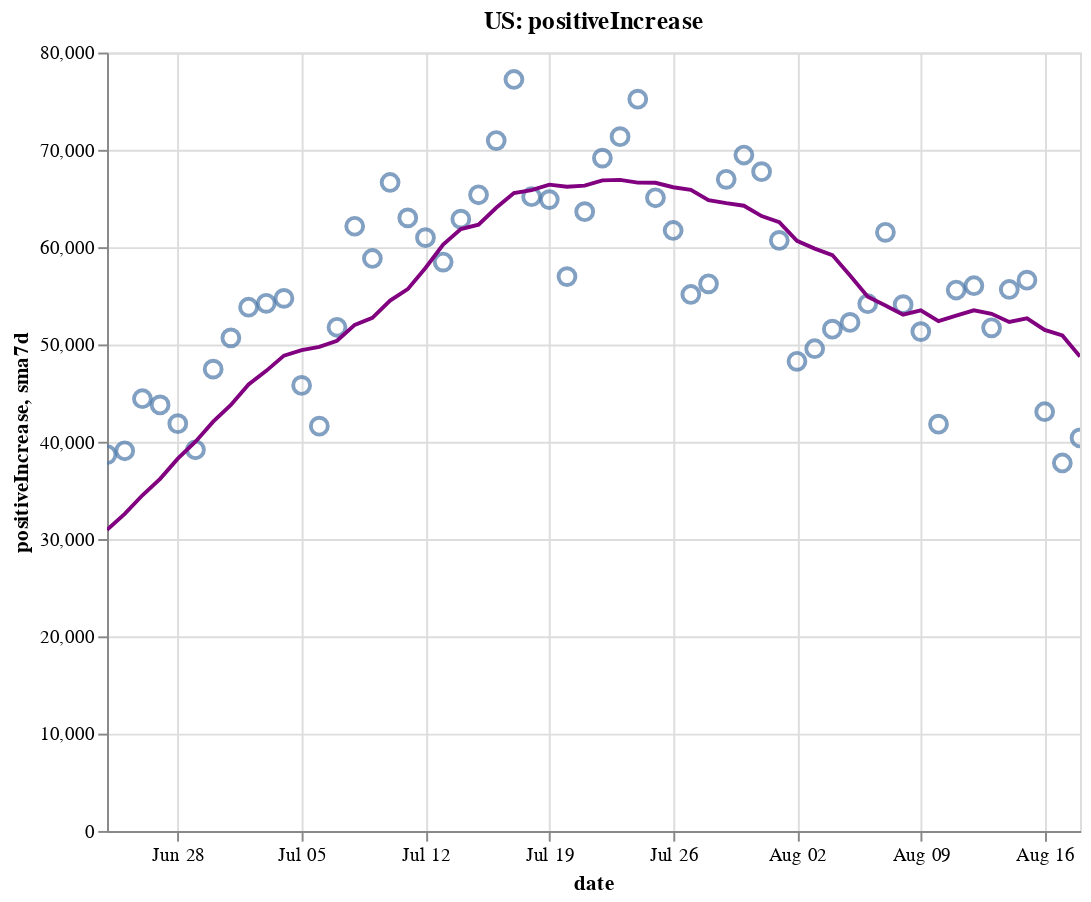

The cell this chart's notebook holds for it:
### Code cell
create_plot(us, 'positiveIncrease')

### Figure 1 — Vega-Lite specification as saved in the notebook (floating-point values rounded to 4 significant figures)
{"config": {"view": {"continuousWidth": 400, "continuousHeight": 300}}, "layer": [{"layer": [{"mark": {"type": "point", "size": 75}, "encoding": {"tooltip": [{"type": "temporal", "field": "date"}, {"type": "quantitative", "field": "positiveIncrease"}, {"type": "quantitative", "field": "sma7d"}], "x": {"type": "temporal", "field": "date"}, "y": {"type": "quantitative", "field": "positiveIncrease"}}, "selection": {"selector002": {"type": "interval", "bind": "scales", "encodings": ["x", "y"]}}}, {"mark": {"type": "line", "color": "purple"}, "encoding": {"x": {"type": "temporal", "field": "date"}, "y": {"type": "quantitative", "field": "sma7d"}}}]}, {"mark": {"type": "rule", "color": "#aaa"}, "encoding": {"x": {"type": "temporal", "field": "date"}}, "transform": [{"filter": {"selection": "selector001"}}]}, {"mark": "circle", "encoding": {"opacity": {"condition": {"value": 1, "selection": "selector001"}, "value": 0}, "tooltip": [{"type": "temporal", "field": "date"}, {"type": "quantitative", "field": "positiveIncrease"}, {"type": "quantitative", "field": "sma7d"}], "x": {"type": "temporal", "field": "date"}, "y": {"type": "quantitative", "field": "positiveIncrease"}}, "selection": {"selector001": {"type": "single", "encodings": ["x"], "on": "mouseover", "nearest": true, "empty": "none"}}}, {"mark": {"type": "text", "align": "left", "dx": 5, "dy": -5, "stroke": "white", "strokeWidth": 2}, "encoding": {"text": {"type": "quantitative", "field": "positiveIncrease"}, "tooltip": [{"type": "temporal", "field": "date"}, {"type": "quantitative", "field": "positiveIncrease"}, {"type": "quantitative", "field": "sma7d"}], "x": {"type": "temporal", "field": "date"}, "y": {"type": "quantitative", "field": "positiveIncrease"}}, "transform": [{"filter": {"selection": "selector001"}}]}, {"mark": {"type": "text", "align": "left", "dx": 5, "dy": -5}, "encoding": {"text": {"type": "quantitative", "field": "positiveIncrease"}, "tooltip": [{"type": "temporal", "field": "date"}, {"type": "quantitative", "field": "positiveIncrease"}, {"type": "quantitative", "field": "sma7d"}], "x": {"type": "temporal", "field": "date"}, "y": {"type": "quantitative", "field": "positiveIncrease"}}, "transform": [{"filter": {"selection": "selector001"}}]}], "data": {"name": "data-7bc62b6bc777b15a30c4715282a5efb4"}, "height": 400, "title": "US: positiveIncrease", "width": 500, "$schema": "https://vega.github.io/schema/vega-lite/v4.8.1.json", "datasets": {"data-7bc62b6bc777b15a30c4715282a5efb4": [{"date": "2020-06-24T00:00:00", "totalTestResultsIncrease": 522800.0, "positiveIncrease": 38680.0, "death": 117100.0, "deathIncrease": 724.0, "positiveRate": 0.074, "state": "US", "sma7d": 30940.0}, {"date": "2020-06-25T00:00:00", "totalTestResultsIncrease": 640400.0, "positiveIncrease": 39070.0, "death": 117800.0, "deathIncrease": 647.0, "positiveRate": 0.061, "state": "US", "sma7d": 32590.0}, {"date": "2020-06-26T00:00:00", "totalTestResultsIncrease": 610100.0, "positiveIncrease": 44420.0, "death": 118400.0, "deathIncrease": 637.0, "positiveRate": 0.073, "state": "US", "sma7d": 34500.0}, {"date": "2020-06-27T00:00:00", "totalTestResultsIncrease": 602900.0, "positiveIncrease": 43780.0, "death": 118900.0, "deathIncrease": 511.0, "positiveRate": 0.073, "state": "US", "sma7d": 36180.0}, {"date": "2020-06-28T00:00:00", "totalTestResultsIncrease": 589000.0, "positiveIncrease": 41860.0, "death": 119200.0, "deathIncrease": 271.0, "positiveRate": 0.071, "state": "US", "sma7d": 38260.0}, {"date": "2020-06-29T00:00:00", "totalTestResultsIncrease": 648800.0, "positiveIncrease": 39180.0, "death": 119500.0, "deathIncrease": 332.0, "positiveRate": 0.06, "state": "US", "sma7d": 40000.0}, {"date": "2020-06-30T00:00:00", "totalTestResultsIncrease": 628000.0, "positiveIncrease": 47460.0, "death": 120100.0, "deathIncrease": 596.0, "positiveRate": 0.076, "state": "US", "sma7d": 42060.0}, {"date": "2020-07-01T00:00:00", "totalTestResultsIncrease": 635500.0, "positiveIncrease": 50670.0, "death": 120800.0, "deathIncrease": 701.0, "positiveRate": 0.08, "state": "US", "sma7d": 43780.0}, {"date": "2020-07-02T00:00:00", "totalTestResultsIncrease": 666800.0, "positiveIncrease": 53830.0, "death": 121500.0, "deathIncrease": 695.0, "positiveRate": 0.081, "state": "US", "sma7d": 45890.0}, {"date": "2020-07-03T00:00:00", "totalTestResultsIncrease": 714800.0, "positiveIncrease": 54220.0, "death": 122100.0, "deathIncrease": 598.0, "positiveRate": 0.076, "state": "US", "sma7d": 47290.0}, {"date": "2020-07-04T00:00:00", "totalTestResultsIncrease": 645700.0, "positiveIncrease": 54730.0, "death": 122400.0, "deathIncrease": 306.0, "positiveRate": 0.085, "state": "US", "sma7d": 48850.0}, {"date": "2020-07-05T00:00:00", "totalTestResultsIncrease": 684200.0, "positiveIncrease": 45790.0, "death": 122600.0, "deathIncrease": 209.0, "positiveRate": 0.067, "state": "US", "sma7d": 49410.0}, {"date": "2020-07-06T00:00:00", "totalTestResultsIncrease": 504400.0, "positiveIncrease": 41600.0, "death": 122900.0, "deathIncrease": 243.0, "positiveRate": 0.082, "state": "US", "sma7d": 49760.0}, {"date": "2020-07-07T00:00:00", "totalTestResultsIncrease": 637700.0, "positiveIncrease": 51770.0, "death": 123800.0, "deathIncrease": 923.0, "positiveRate": 0.081, "state": "US", "sma7d": 50370.0}, {"date": "2020-07-08T00:00:00", "totalTestResultsIncrease": 634400.0, "positiveIncrease": 62150.0, "death": 124600.0, "deathIncrease": 807.0, "positiveRate": 0.098, "state": "US", "sma7d": 52010.0}, {"date": "2020-07-09T00:00:00", "totalTestResultsIncrease": 706200.0, "positiveIncrease": 58840.0, "death": 125500.0, "deathIncrease": 867.0, "positiveRate": 0.083, "state": "US", "sma7d": 52730.0}, {"date": "2020-07-10T00:00:00", "totalTestResultsIncrease": 815900.0, "positiveIncrease": 66640.0, "death": 126300.0, "deathIncrease": 854.0, "positiveRate": 0.082, "state": "US", "sma7d": 54500.0}, {"date": "2020-07-11T00:00:00", "totalTestResultsIncrease": 705600.0, "positiveIncrease": 63010.0, "death": 127100.0, "deathIncrease": 757.0, "positiveRate": 0.089, "state": "US", "sma7d": 55680.0}, {"date": "2020-07-12T00:00:00", "totalTestResultsIncrease": 764100.0, "positiveIncrease": 60980.0, "death": 127600.0, "deathIncrease": 476.0, "positiveRate": 0.08, "state": "US", "sma7d": 57850.0}, {"date": "2020-07-13T00:00:00", "totalTestResultsIncrease": 690900.0, "positiveIncrease": 58460.0, "death": 127900.0, "deathIncrease": 327.0, "positiveRate": 0.085, "state": "US", "sma7d": 60260.0}, {"date": "2020-07-14T00:00:00", "totalTestResultsIncrease": 774400.0, "positiveIncrease": 62880.0, "death": 128600.0, "deathIncrease": 736.0, "positiveRate": 0.081, "state": "US", "sma7d": 61850.0}, {"date": "2020-07-15T00:00:00", "totalTestResultsIncrease": 766400.0, "positiveIncrease": 65380.0, "death": 129500.0, "deathIncrease": 858.0, "positiveRate": 0.085, "state": "US", "sma7d": 62310.0}, {"date": "2020-07-16T00:00:00", "totalTestResultsIncrease": 832700.0, "positiveIncrease": 70950.0, "death": 130400.0, "deathIncrease": 947.0, "positiveRate": 0.085, "state": "US", "sma7d": 64040.0}, {"date": "2020-07-17T00:00:00", "totalTestResultsIncrease": 842200.0, "positiveIncrease": 77230.0, "death": 131400.0, "deathIncrease": 951.0, "positiveRate": 0.092, "state": "US", "sma7d": 65560.0}, {"date": "2020-07-18T00:00:00", "totalTestResultsIncrease": 768400.0, "positiveIncrease": 65180.0, "death": 132300.0, "deathIncrease": 872.0, "positiveRate": 0.085, "state": "US", "sma7d": 65870.0}, {"date": "2020-07-19T00:00:00", "totalTestResultsIncrease": 805600.0, "positiveIncrease": 64880.0, "death": 132800.0, "deathIncrease": 527.0, "positiveRate": 0.081, "state": "US", "sma7d": 66430.0}, {"date": "2020-07-20T00:00:00", "totalTestResultsIncrease": 712300.0, "positiveIncrease": 56970.0, "death": 133100.0, "deathIncrease": 363.0, "positiveRate": 0.08, "state": "US", "sma7d": 66210.0}, {"date": "2020-07-21T00:00:00", "totalTestResultsIncrease": 754800.0, "positiveIncrease": 63640.0, "death": 134200.0, "deathIncrease": 1038.0, "positiveRate": 0.084, "state": "US", "sma7d": 66320.0}, {"date": "2020-07-22T00:00:00", "totalTestResultsIncrease": 800700.0, "positiveIncrease": 69150.0, "death": 135400.0, "deathIncrease": 1171.0, "positiveRate": 0.086, "state": "US", "sma7d": 66860.0}, {"date": "2020-07-23T00:00:00", "totalTestResultsIncrease": 845400.0, "positiveIncrease": 71350.0, "death": 136400.0, "deathIncrease": 1055.0, "positiveRate": 0.084, "state": "US", "sma7d": 66920.0}, {"date": "2020-07-24T00:00:00", "totalTestResultsIncrease": 934100.0, "positiveIncrease": 75200.0, "death": 137600.0, "deathIncrease": 1176.0, "positiveRate": 0.081, "state": "US", "sma7d": 66630.0}, {"date": "2020-07-25T00:00:00", "totalTestResultsIncrease": 794700.0, "positiveIncrease": 65080.0, "death": 138600.0, "deathIncrease": 1023.0, "positiveRate": 0.082, "state": "US", "sma7d": 66610.0}, {"date": "2020-07-26T00:00:00", "totalTestResultsIncrease": 865800.0, "positiveIncrease": 61710.0, "death": 139200.0, "deathIncrease": 558.0, "positiveRate": 0.071, "state": "US", "sma7d": 66160.0}, {"date": "2020-07-27T00:00:00", "totalTestResultsIncrease": 761100.0, "positiveIncrease": 55130.0, "death": 140200.0, "deathIncrease": 1059.0, "positiveRate": 0.072, "state": "US", "sma7d": 65900.0}, {"date": "2020-07-28T00:00:00", "totalTestResultsIncrease": 735900.0, "positiveIncrease": 56230.0, "death": 141300.0, "deathIncrease": 1121.0, "positiveRate": 0.076, "state": "US", "sma7d": 64840.0}, {"date": "2020-07-29T00:00:00", "totalTestResultsIncrease": 861100.0, "positiveIncrease": 66970.0, "death": 142800.0, "deathIncrease": 1492.0, "positiveRate": 0.078, "state": "US", "sma7d": 64530.0}, {"date": "2020-07-30T00:00:00", "totalTestResultsIncrease": 813100.0, "positiveIncrease": 69470.0, "death": 144100.0, "deathIncrease": 1259.0, "positiveRate": 0.085, "state": "US", "sma7d": 64260.0}, {"date": "2020-07-31T00:00:00", "totalTestResultsIncrease": 732400.0, "positiveIncrease": 67760.0, "death": 145400.0, "deathIncrease": 1311.0, "positiveRate": 0.093, "state": "US", "sma7d": 63190.0}, {"date": "2020-08-01T00:00:00", "totalTestResultsIncrease": 736700.0, "positiveIncrease": 60690.0, "death": 146600.0, "deathIncrease": 1189.0, "positiveRate": 0.082, "state": "US", "sma7d": 62570.0}, {"date": "2020-08-02T00:00:00", "totalTestResultsIncrease": 722600.0, "positiveIncrease": 48270.0, "death": 147100.0, "deathIncrease": 498.0, "positiveRate": 0.067, "state": "US", "sma7d": 60640.0}, {"date": "2020-08-03T00:00:00", "totalTestResultsIncrease": 734300.0, "positiveIncrease": 49560.0, "death": 147600.0, "deathIncrease": 519.0, "positiveRate": 0.067, "state": "US", "sma7d": 59850.0}, {"date": "2020-08-04T00:00:00", "totalTestResultsIncrease": 701200.0, "positiveIncrease": 51570.0, "death": 148900.0, "deathIncrease": 1255.0, "positiveRate": 0.074, "state": "US", "sma7d": 59180.0}, {"date": "2020-08-05T00:00:00", "totalTestResultsIncrease": 685200.0, "positiveIncrease": 52260.0, "death": 150200.0, "deathIncrease": 1346.0, "positiveRate": 0.076, "state": "US", "sma7d": 57080.0}, {"date": "2020-08-06T00:00:00", "totalTestResultsIncrease": 752700.0, "positiveIncrease": 54180.0, "death": 151500.0, "deathIncrease": 1251.0, "positiveRate": 0.072, "state": "US", "sma7d": 54900.0}, {"date": "2020-08-07T00:00:00", "totalTestResultsIncrease": 771200.0, "positiveIncrease": 61520.0, "death": 152800.0, "deathIncrease": 1333.0, "positiveRate": 0.08, "state": "US", "sma7d": 54010.0}, {"date": "2020-08-08T00:00:00", "totalTestResultsIncrease": 674700.0, "positiveIncrease": 54090.0, "death": 153900.0, "deathIncrease": 1089.0, "positiveRate": 0.08, "state": "US", "sma7d": 53060.0}, {"date": "2020-08-09T00:00:00", "totalTestResultsIncrease": 720000.0, "positiveIncrease": 51320.0, "death": 154500.0, "deathIncrease": 616.0, "positiveRate": 0.071, "state": "US", "sma7d": 53500.0}, {"date": "2020-08-10T00:00:00", "totalTestResultsIncrease": 722500.0, "positiveIncrease": 41810.0, "death": 154900.0, "deathIncrease": 426.0, "positiveRate": 0.058, "state": "US", "sma7d": 52390.0}, {"date": "2020-08-11T00:00:00", "totalTestResultsIncrease": 744600.0, "positiveIncrease": 55590.0, "death": 156300.0, "deathIncrease": 1326.0, "positiveRate": 0.075, "state": "US", "sma7d": 52970.0}, {"date": "2020-08-12T00:00:00", "totalTestResultsIncrease": 484100.0, "positiveIncrease": 56040.0, "death": 157800.0, "deathIncrease": 1517.0, "positiveRate": 0.116, "state": "US", "sma7d": 53510.0}, {"date": "2020-08-13T00:00:00", "totalTestResultsIncrease": 885700.0, "positiveIncrease": 51700.0, "death": 158900.0, "deathIncrease": 1163.0, "positiveRate": 0.058, "state": "US", "sma7d": 53150.0}, {"date": "2020-08-14T00:00:00", "totalTestResultsIncrease": 848500.0, "positiveIncrease": 55650.0, "death": 160200.0, "deathIncrease": 1216.0, "positiveRate": 0.066, "state": "US", "sma7d": 52310.0}, {"date": "2020-08-15T00:00:00", "totalTestResultsIncrease": 748600.0, "positiveIncrease": 56600.0, "death": 161400.0, "deathIncrease": 1219.0, "positiveRate": 0.076, "state": "US", "sma7d": 52670.0}, {"date": "2020-08-16T00:00:00", "totalTestResultsIncrease": 786200.0, "positiveIncrease": 43080.0, "death": 162000.0, "deathIncrease": 619.0, "positiveRate": 0.055, "state": "US", "sma7d": 51500.0}, {"date": "2020-08-17T00:00:00", "totalTestResultsIncrease": 654400.0, "positiveIncrease": 37820.0, "death": 162400.0, "deathIncrease": 407.0, "positiveRate": 0.058, "state": "US", "sma7d": 50930.0}, {"date": "2020-08-18T00:00:00", "totalTestResultsIncrease": 644400.0, "positiveIncrease": 40390.0, "death": 163600.0, "deathIncrease": 1194.0, "positiveRate": 0.063, "state": "US", "sma7d": 48750.0}]}}
